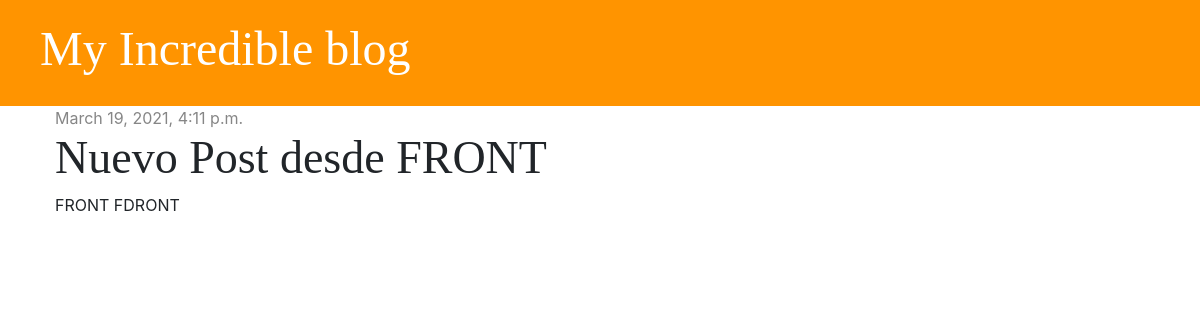
The app's page /post/4/, older data.
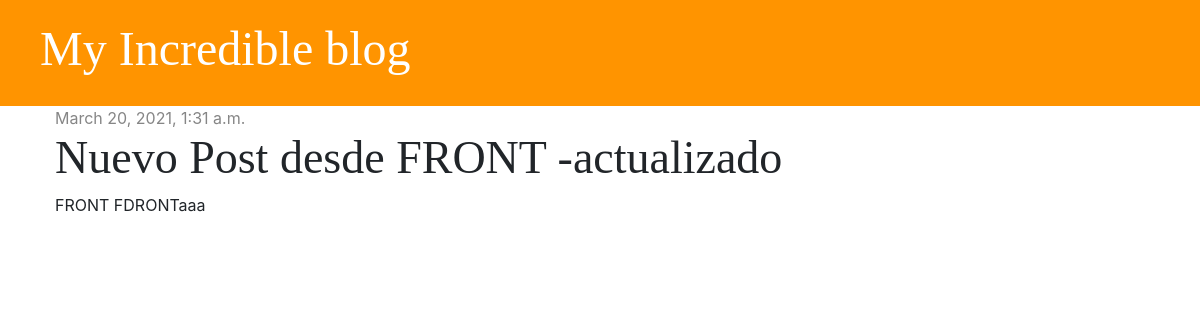
The same page, newer data.
### blog/models.py (models this page shows, shortened)
class Post(models.Model):
    author = models.ForeignKey('auth.User', on_delete=models.CASCADE)
    title = models.CharField(max_length=200)
    text = models.TextField()
    created_at = models.DateTimeField(default=timezone.now)
    published_date = models.DateTimeField(blank=True, null=True)

### blog/views.py (the view)
# urls.py: path('post/<int:pk>/', views.post_detail, name='post_detail'),
def post_detail(request, pk):
    post = get_object_or_404(Post, pk=pk)
    stuff_for_frontend = {'post': post}
    return render(request, 'blog/post_detail.html', stuff_for_frontend)

### blog/templates/blog/post_detail.html (shortened to what this page needs)
{% extends 'blog/base.html' %}
{% block content %}
<div class="post">
    {% if post.published_date %}
    <div class="date">
        {{post.published_date}}
    </div>
    {% else %}
    <a href="{% url 'post_publish' pk=post.pk %}" class="btn btn-primary">Publish</a>
    {% endif %}
    <h1>{{post.title}}</h1>
    <p>{{post.text|linebreaksbr}}</p>
</div>
{% endblock %}

Row changes from the older to the newer data that the page shows:
changed Post: published_date "March 19, 2021, 4:11 p.m." → "March 20, 2021, 1:31 a.m."; title "Nuevo Post desde FRONT" → "Nuevo Post desde FRONT -actualizado"; text "FRONT FDRONT" → "FRONT FDRONTaaa"
